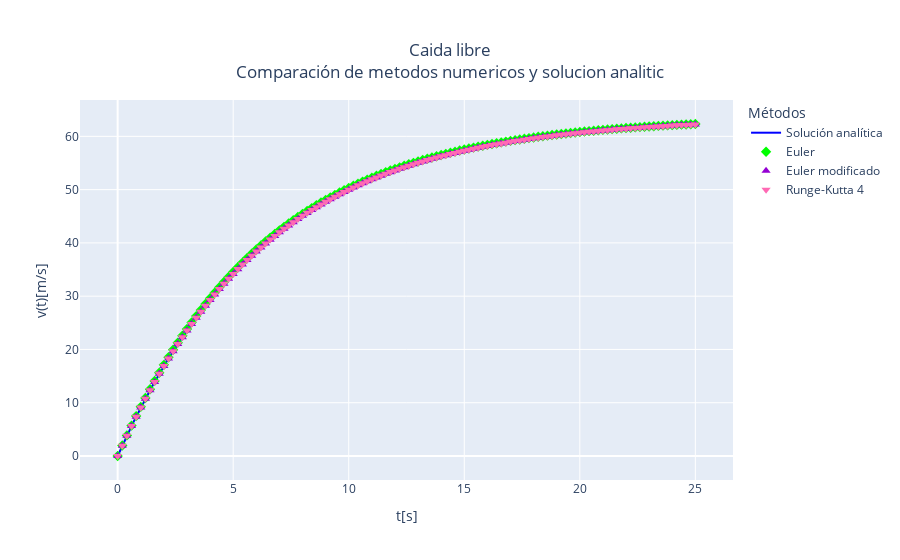

The cell this chart's notebook holds for it:
### Markdown cell above
## Comparacion de los metodos

### Code cell
titulo = f'Caida libre<br>Comparación de metodos numericos y solucion analitic' # ¡¡¡NO MODIFICAR!!!
eje_x = 't[s]' # Nombre del eje x
eje_y = 'v(t)[m/s]' # Nombre del eje y

fig = go.Figure() # ¡¡¡NO MODIFICAR!!!
fig.update_layout(title=titulo, xaxis_title=eje_x, yaxis_title=eje_y, legend_title='Métodos', title_x=0.5, title_y=0.9) # ¡¡¡NO MODIFICAR!!!
fig.add_trace(plot_Analitica) # ¡¡¡NO MODIFICAR!!!
fig.add_trace(plot_Euler) # ¡¡¡NO MODIFICAR!!!
fig.add_trace(plot_Euler_Mod) # ¡¡¡NO MODIFICAR!!!
fig.add_trace(plot_RK_4) # ¡¡¡NO MODIFICAR!!!

fig.show() # ¡¡¡NO MODIFICAR!!!
